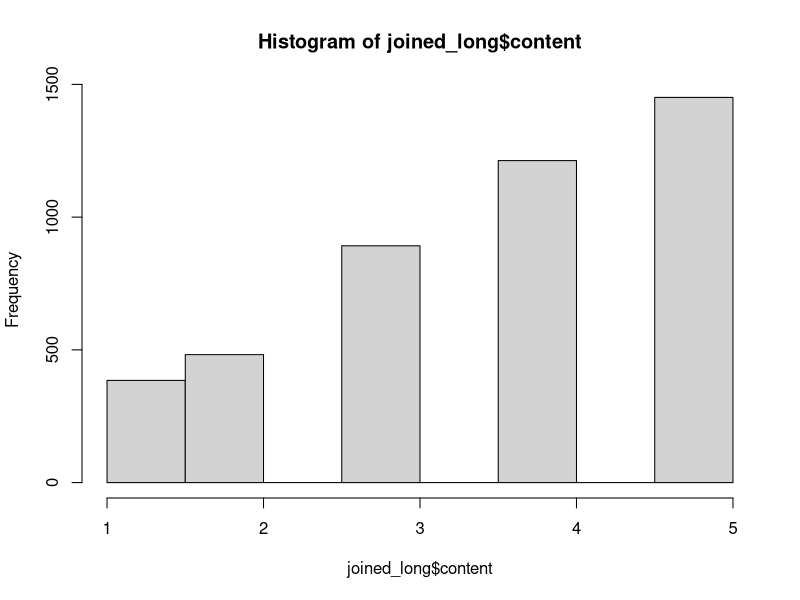
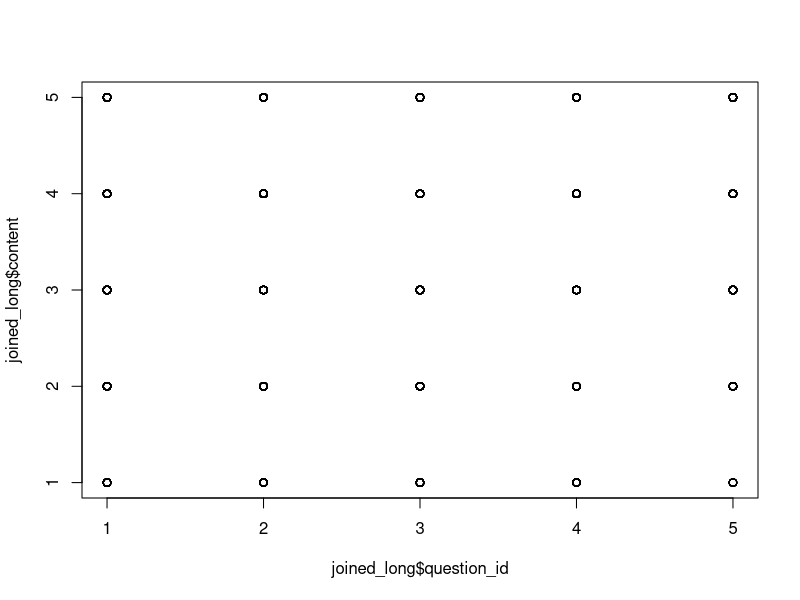
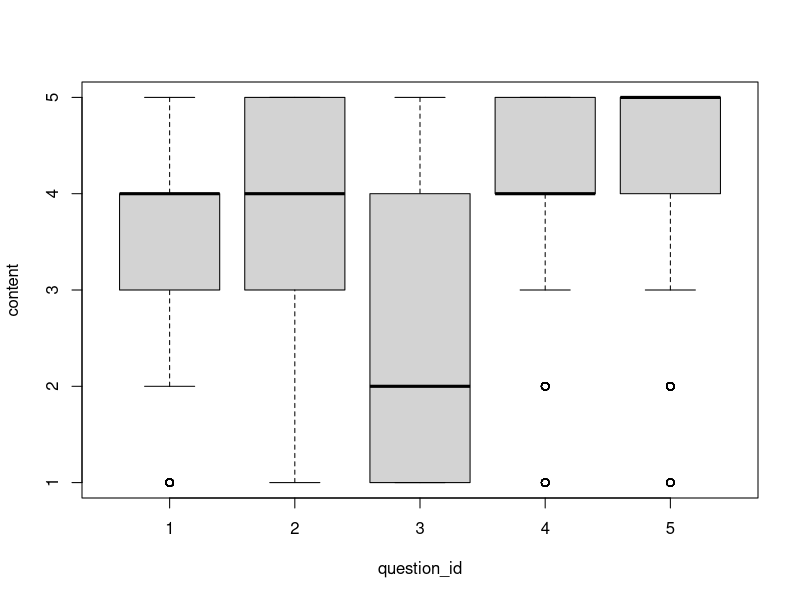
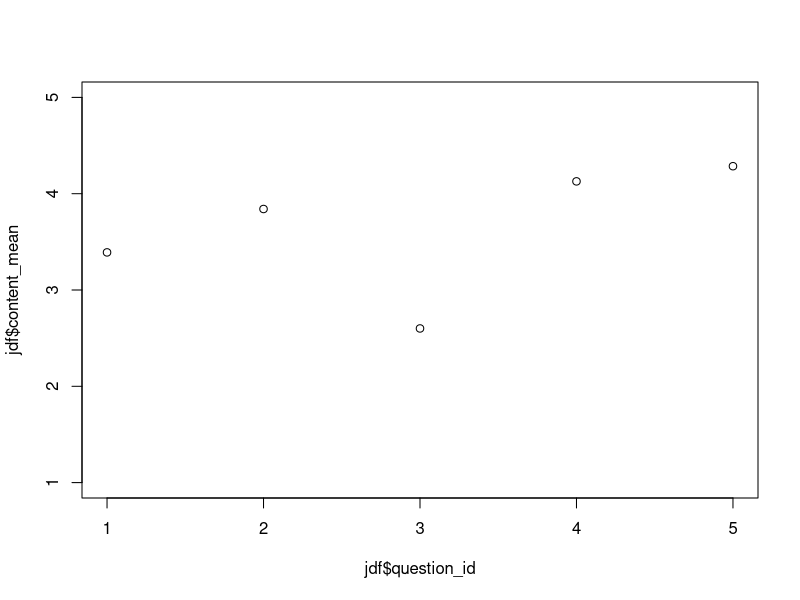

These figures' R source, in order: (Note: this script raises an error after producing the figures.)
##library(tidyverse)
library(tidyverse)
library(here)

database <- read_csv(here("data", "database_data.csv"))
twilio <- read_csv(here("data", "twilio_data.csv"))

# join select mutate without pivot
joined_long <- dplyr::inner_join(database, twilio) %>% 
  select(content, question_id, From, assign) %>%
  mutate(content = as.numeric(str_extract(content, "[12345]{1}")))


# basic plots, hist, plot, boxplot
hist(joined_long$content)
plot(joined_long$question_id, joined_long$content)
boxplot(content ~ question_id, data = joined_long)

# better versions with ggplot


# group by question id and summarize content
jdf <- joined_long %>% group_by(question_id) %>%
  summarize(content_mean = mean(content, na.rm = T))

# basic plot question means
plot(jdf$question_id, jdf$content_mean, ylim = c(1,5))

# better plot question means
ggplot(jdf) +
  geom_col(aes(x=question_id, y=content_mean)) +
  xlab() + 
  ylab() +
  ggtitle()

# join with pivot
joined <- dplyr::inner_join(database, twilio) %>% 
  dplyr::select(content, question_id, survey_id, From, assign) %>%
  dplyr::mutate(content = as.numeric(str_extract(content, "[12345]{1}"))) %>%
  tidyr::pivot_wider(id_cols = c(survey_id, From, assign), names_from = question_id, 
                     values_from = content, names_prefix = "Question_", values_fn = first)

# group and summarize by number            
summ_df <- joined %>% group_by(From) %>%
  summarize(assign = first(assign), Q1M = mean(Question_1), Q2M = mean(Question_2), Q3M = mean(Question_3), Q4M = mean(Question_4), Q5M = mean(Question_5))


# simple histogram
hist(joined$Question_3)

# histogram of means
hist(summ_df$Q3M)

# better histogram of means
ggplot(summ_df) + 
  geom_histogram(aes(x = Q3M), fill = "red", color = "blue", bins = 50) +
  xlab("Frustration Level 1-5") +
  ggtitle("Histogram: Frustration level")


# recode time points

joined$timepoint <- recode(joined$assign, `Lab 1a` = 1, `Lab 1b` = 3, `Lab 2a` = 4, `Lab 2b` = 6, `Lab 3a` = 8, `Lab 3b` = 10, 
                           `Lab 4a` = 11, `Lab 4b` = 13, `Lab 5a` = 15, `Lab 5b` = 16, `Lab 6` = 18, `Exam 1` = 2,`Exam 2` = 7,
                           `timed 1` = 5, `timed 2` = 9, `timed 3` = 12, `timed 4` = 14, `timed 5` = 17)


summ_df$timepoint <- recode(summ_df$assign, `Lab 1a` = 1, `Lab 1b` = 3, `Lab 2a` = 4, `Lab 2b` = 6, `Lab 3a` = 8, `Lab 3b` = 10, 
                            `Lab 4a` = 11, `Lab 4b` = 13, `Lab 5a` = 15, `Lab 5b` = 16, `Lab 6` = 18, `Exam 1` = 2,`Exam 2` = 7,
                            `timed 1` = 5, `timed 2` = 9, `timed 3` = 12, `timed 4` = 14, `timed 5` = 17)


# group and summarize by assignment
summ_df <- joined %>% group_by(assign) %>%
  summarize(Q1M = mean(Question_1, na.rm = T), Q2M = mean(Question_2), Q3M = mean(Question_3), Q4M = mean(Question_4), Q5M = mean(Question_5))

# plot assignment against timepoint
ggplot(summ_df) +
  geom_col(aes(timepoint, Q1M), fill = "blue") +
  ylab("Mean") +
  xlab("Survey Number") +
  ggtitle("I feel challenged")


